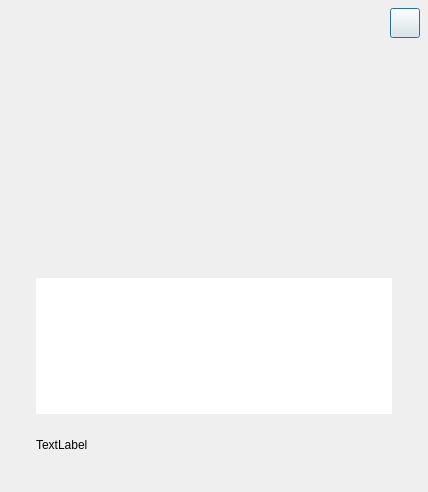
<?xml version="1.0" encoding="UTF-8"?>
<ui version="4.0">
 <class>AboutDialog</class>
 <widget class="QDialog" name="AboutDialog">
  <property name="geometry">
   <rect>
    <x>0</x>
    <y>0</y>
    <width>428</width>
    <height>492</height>
   </rect>
  </property>
  <property name="minimumSize">
   <size>
    <width>428</width>
    <height>332</height>
   </size>
  </property>
  <property name="maximumSize">
   <size>
    <width>424</width>
    <height>564</height>
   </size>
  </property>
  <property name="windowTitle">
   <string>Dialog</string>
  </property>
  <layout class="QGridLayout" name="gridLayout">
   <property name="leftMargin">
    <number>0</number>
   </property>
   <property name="topMargin">
    <number>0</number>
   </property>
   <property name="rightMargin">
    <number>0</number>
   </property>
   <property name="bottomMargin">
    <number>0</number>
   </property>
   <property name="spacing">
    <number>0</number>
   </property>
   <item row="3" column="0">
    <layout class="QVBoxLayout" name="verticalLayout_3">
     <property name="spacing">
      <number>0</number>
     </property>
     <property name="leftMargin">
      <number>36</number>
     </property>
     <property name="rightMargin">
      <number>36</number>
     </property>
     <item>
      <widget class="QTextEdit" name="briefTextedit">
       <property name="sizePolicy">
        <sizepolicy hsizetype="Preferred" vsizetype="Preferred">
         <horstretch>0</horstretch>
         <verstretch>0</verstretch>
        </sizepolicy>
       </property>
       <property name="minimumSize">
        <size>
         <width>0</width>
         <height>0</height>
        </size>
       </property>
       <property name="maximumSize">
        <size>
         <width>16777215</width>
         <height>16777215</height>
        </size>
       </property>
       <property name="focusPolicy">
        <enum>Qt::NoFocus</enum>
       </property>
       <property name="frameShape">
        <enum>QFrame::NoFrame</enum>
       </property>
       <property name="html">
        <string>&lt;!DOCTYPE HTML PUBLIC &quot;-//W3C//DTD HTML 4.0//EN&quot; &quot;http://www.w3.org/TR/REC-html40/strict.dtd&quot;&gt;
&lt;html&gt;&lt;head&gt;&lt;meta name=&quot;qrichtext&quot; content=&quot;1&quot; /&gt;&lt;style type=&quot;text/css&quot;&gt;
p, li { white-space: pre-wrap; }
&lt;/style&gt;&lt;/head&gt;&lt;body style=&quot; font-family:'Noto Sans CJK SC'; font-size:16pt; font-weight:400; font-style:normal;&quot;&gt;
&lt;p style=&quot;-qt-paragraph-type:empty; margin-top:0px; margin-bottom:0px; margin-left:0px; margin-right:0px; -qt-block-indent:0; text-indent:0px; font-size:11pt;&quot;&gt;&lt;br /&gt;&lt;/p&gt;&lt;/body&gt;&lt;/html&gt;</string>
       </property>
      </widget>
     </item>
     <item>
      <spacer name="verticalSpacer_6">
       <property name="orientation">
        <enum>Qt::Vertical</enum>
       </property>
       <property name="sizeType">
        <enum>QSizePolicy::Fixed</enum>
       </property>
       <property name="sizeHint" stdset="0">
        <size>
         <width>20</width>
         <height>24</height>
        </size>
       </property>
      </spacer>
     </item>
     <item>
      <widget class="QLabel" name="openlinkLabel">
       <property name="text">
        <string>TextLabel</string>
       </property>
      </widget>
     </item>
     <item>
      <spacer name="verticalSpacer_5">
       <property name="orientation">
        <enum>Qt::Vertical</enum>
       </property>
       <property name="sizeType">
        <enum>QSizePolicy::Fixed</enum>
       </property>
       <property name="sizeHint" stdset="0">
        <size>
         <width>20</width>
         <height>40</height>
        </size>
       </property>
      </spacer>
     </item>
    </layout>
   </item>
   <item row="0" column="0">
    <layout class="QHBoxLayout" name="horizontalLayout_4">
     <property name="spacing">
      <number>8</number>
     </property>
     <property name="leftMargin">
      <number>12</number>
     </property>
     <property name="topMargin">
      <number>8</number>
     </property>
     <property name="rightMargin">
      <number>8</number>
     </property>
     <item>
      <layout class="QVBoxLayout" name="verticalLayout_6">
       <property name="spacing">
        <number>0</number>
       </property>
       <property name="leftMargin">
        <number>4</number>
       </property>
       <property name="topMargin">
        <number>4</number>
       </property>
       <item>
        <widget class="QLabel" name="logoLabel">
         <property name="minimumSize">
          <size>
           <width>24</width>
           <height>24</height>
          </size>
         </property>
         <property name="maximumSize">
          <size>
           <width>24</width>
           <height>24</height>
          </size>
         </property>
         <property name="text">
          <string/>
         </property>
        </widget>
       </item>
      </layout>
     </item>
     <item>
      <widget class="QLabel" name="titleLabel">
       <property name="minimumSize">
        <size>
         <width>0</width>
         <height>28</height>
        </size>
       </property>
       <property name="maximumSize">
        <size>
         <width>16777215</width>
         <height>24</height>
        </size>
       </property>
       <property name="text">
        <string/>
       </property>
      </widget>
     </item>
     <item>
      <widget class="QPushButton" name="closeBtn">
       <property name="minimumSize">
        <size>
         <width>30</width>
         <height>30</height>
        </size>
       </property>
       <property name="maximumSize">
        <size>
         <width>30</width>
         <height>30</height>
        </size>
       </property>
       <property name="layoutDirection">
        <enum>Qt::RightToLeft</enum>
       </property>
       <property name="text">
        <string/>
       </property>
      </widget>
     </item>
    </layout>
   </item>
   <item row="1" column="0">
    <layout class="QHBoxLayout" name="horizontalLayout">
     <property name="spacing">
      <number>0</number>
     </property>
     <item>
      <spacer name="horizontalSpacer_2">
       <property name="orientation">
        <enum>Qt::Horizontal</enum>
       </property>
       <property name="sizeHint" stdset="0">
        <size>
         <width>118</width>
         <height>20</height>
        </size>
       </property>
      </spacer>
     </item>
     <item>
      <layout class="QVBoxLayout" name="verticalLayout_2">
       <property name="topMargin">
        <number>38</number>
       </property>
       <item>
        <widget class="QLabel" name="iconLabel">
         <property name="minimumSize">
          <size>
           <width>96</width>
           <height>96</height>
          </size>
         </property>
         <property name="maximumSize">
          <size>
           <width>96</width>
           <height>96</height>
          </size>
         </property>
         <property name="styleSheet">
          <string notr="true"/>
         </property>
         <property name="text">
          <string/>
         </property>
        </widget>
       </item>
      </layout>
     </item>
     <item>
      <spacer name="horizontalSpacer_3">
       <property name="orientation">
        <enum>Qt::Horizontal</enum>
       </property>
       <property name="sizeHint" stdset="0">
        <size>
         <width>118</width>
         <height>20</height>
        </size>
       </property>
      </spacer>
     </item>
    </layout>
   </item>
   <item row="2" column="0">
    <layout class="QHBoxLayout" name="horizontalLayout_3">
     <property name="spacing">
      <number>0</number>
     </property>
     <property name="topMargin">
      <number>0</number>
     </property>
     <property name="bottomMargin">
      <number>0</number>
     </property>
     <item>
      <spacer name="horizontalSpacer_4">
       <property name="orientation">
        <enum>Qt::Horizontal</enum>
       </property>
       <property name="sizeHint" stdset="0">
        <size>
         <width>88</width>
         <height>20</height>
        </size>
       </property>
      </spacer>
     </item>
     <item>
      <layout class="QVBoxLayout" name="verticalLayout_4">
       <property name="spacing">
        <number>0</number>
       </property>
       <property name="topMargin">
        <number>16</number>
       </property>
       <property name="bottomMargin">
        <number>12</number>
       </property>
       <item>
        <layout class="QVBoxLayout" name="verticalLayout">
         <property name="spacing">
          <number>16</number>
         </property>
         <item>
          <widget class="QLabel" name="nameLabel">
           <property name="minimumSize">
            <size>
             <width>0</width>
             <height>38</height>
            </size>
           </property>
           <property name="maximumSize">
            <size>
             <width>16777215</width>
             <height>28</height>
            </size>
           </property>
           <property name="font">
            <font>
             <pointsize>11</pointsize>
            </font>
           </property>
           <property name="layoutDirection">
            <enum>Qt::LeftToRight</enum>
           </property>
           <property name="text">
            <string/>
           </property>
           <property name="alignment">
            <set>Qt::AlignCenter</set>
           </property>
          </widget>
         </item>
         <item>
          <widget class="QLabel" name="versionLabel">
           <property name="minimumSize">
            <size>
             <width>0</width>
             <height>24</height>
            </size>
           </property>
           <property name="maximumSize">
            <size>
             <width>16777215</width>
             <height>24</height>
            </size>
           </property>
           <property name="font">
            <font>
             <pointsize>11</pointsize>
            </font>
           </property>
           <property name="text">
            <string/>
           </property>
           <property name="alignment">
            <set>Qt::AlignCenter</set>
           </property>
          </widget>
         </item>
        </layout>
       </item>
      </layout>
     </item>
     <item>
      <spacer name="horizontalSpacer_5">
       <property name="orientation">
        <enum>Qt::Horizontal</enum>
       </property>
       <property name="sizeHint" stdset="0">
        <size>
         <width>88</width>
         <height>20</height>
        </size>
       </property>
      </spacer>
     </item>
    </layout>
   </item>
  </layout>
 </widget>
 <resources/>
 <connections/>
</ui>
